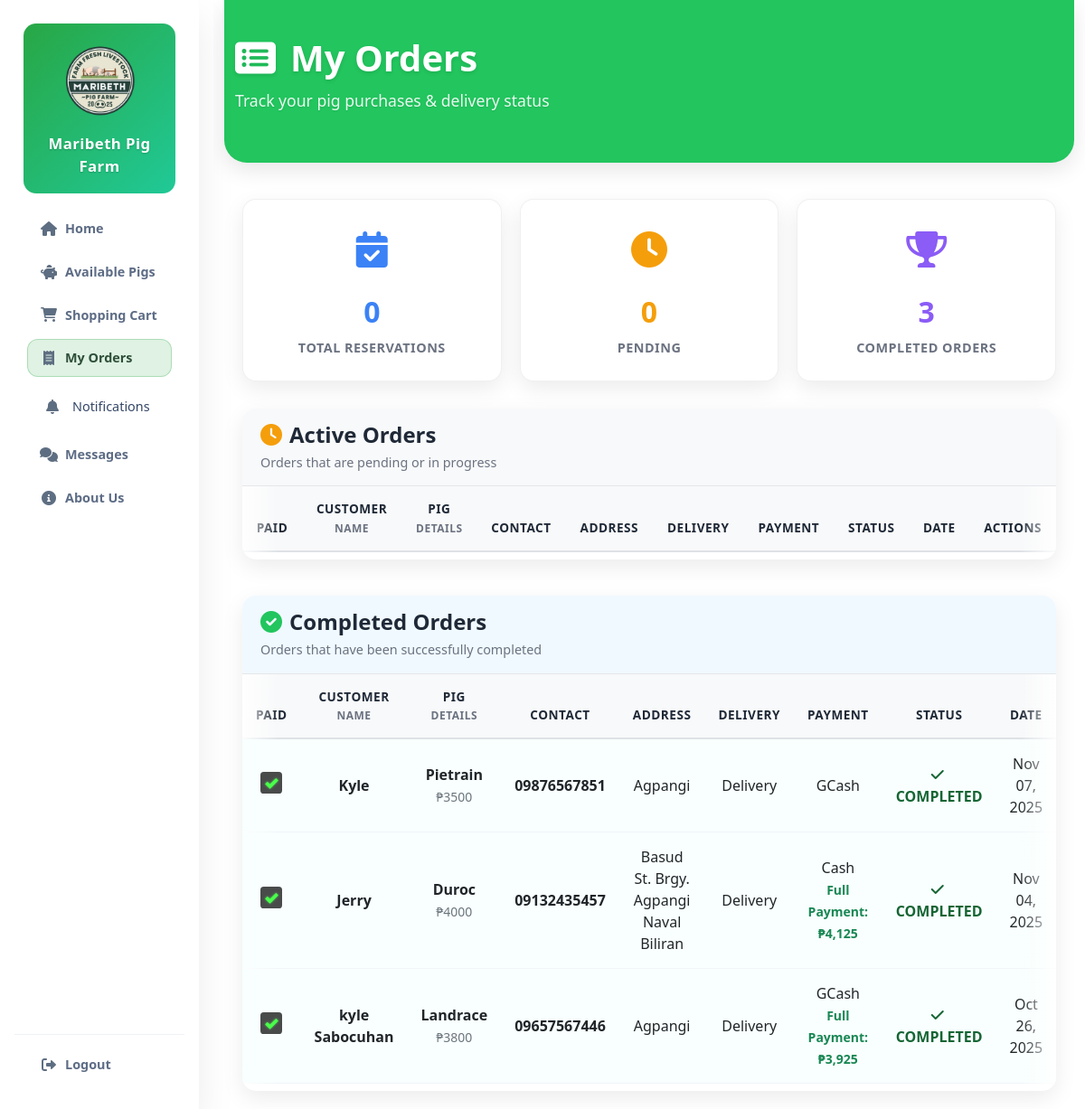
The app's page /my-reservations/ (signed in) with its own data.
### myapp/models.py (models this page shows, shortened)
class Reservation(models.Model):
    DELIVERY_CHOICES = [
        ('home', 'Delivery'),
        ('pickup', 'Pick up at Farm'),
    ]
    PAYMENT_CHOICES = [
        ('cash', 'Cash'),
        ('gcash', 'GCash'),
    ]
    STATUS_CHOICES = [
        ('pending', 'Placed Order'),
        ('accepted', 'Placed Order'),
        ('completed', 'Completed'),
    ]
    user = models.ForeignKey(User, on_delete=models.CASCADE)
    pig = models.ForeignKey(Pig, on_delete=models.CASCADE)
    fullname = models.CharField(max_length=200)
    contact_number = models.CharField(max_length=17)
    address = models.TextField()
    delivery_option = models.CharField(max_length=10, choices=DELIVERY_CHOICES)
    payment_method = models.CharField(max_length=10, choices=PAYMENT_CHOICES)
    down_payment = models.DecimalField(max_digits=10, decimal_places=2, default=0.00, help_text="Required down payment amount")
    proof_of_payment = models.ImageField(upload_to='payment_proofs/', blank=True, null=True)
    pickup_date = models.DateField(help_text="Date when pig will be picked up or delivered", null=True, blank=True)
    pickup_time = models.TimeField(help_text="Time when pig will be picked up or delivered", null=True, blank=True)
    status = models.CharField(max_length=10, choices=STATUS_CHOICES, default='pending')
    is_paid = models.BooleanField(default=False, help_text="Indicates if the customer has paid for this reservation")
    created_at = models.DateTimeField(auto_now_add=True)
    updated_at = models.DateTimeField(auto_now=True)

class Pig(models.Model):
    SEX_CHOICES = [
        ('M', 'Male'),
        ('F', 'Female'),
    ]
    BREED_CHOICES = [
        ('Yorkshire', 'Yorkshire'),
        ('Landrace', 'Landrace'),
        ('Duroc', 'Duroc'),
        ('Hampshire', 'Hampshire'),
        ('Pietrain', 'Pietrain'),
        ('Large White', 'Large White'),
        ('Native', 'Native'),
        ('Crossbreed', 'Crossbreed'),
    ]
    breed = models.CharField(max_length=50, choices=BREED_CHOICES)
    age_months = models.IntegerField(help_text="Age in months")
    weight_kg = models.DecimalField(max_digits=6, decimal_places=2, help_text="Weight in kilograms")
    sex = models.CharField(max_length=1, choices=SEX_CHOICES)
    price = models.DecimalField(max_digits=10, decimal_places=2)
    description = models.TextField(blank=True, help_text="Short description of the pig's characteristics")
    picture = models.ImageField(upload_to='pig_images/', blank=True, null=True)
    is_available = models.BooleanField(default=True)
    created_at = models.DateTimeField(auto_now_add=True)

### myapp/views.py (the view)
# urls.py: path('my-reservations/', views.customer_reservation_list, name='customer_reservation_list'),
@login_required
def customer_reservation_list(request):
    from datetime import date
    reservations = Reservation.objects.filter(user=request.user).order_by('-created_at')
    pending_count = reservations.filter(status='pending').count()
    accepted_count = reservations.filter(status='accepted').count()
    today = date.today()
    for reservation in reservations:
        reservation.can_delete = not (reservation.pickup_date and reservation.pickup_date <= today)
    context = {
        'reservations': reservations,
        'pending_count': pending_count,
        'accepted_count': accepted_count,
    }
    return render(request, 'myapp/customer_reservation_list.html', context)

### templates/myapp/customer_reservation_list.html (shortened to what this page needs)
{% extends 'base.html' %}
{% load humanize %}
{% block content %}
<div class="container-fluid">
    <div class="page-header">
        <div class="container-fluid">
            <h1 class="page-title">
                <i class="fas fa-list-alt me-3"></i>My Orders
            </h1>
            <p class="page-tagline">Track your pig purchases & delivery status</p>
        </div>
    </div>
    {% if reservations %}
    <div class="stats-container">
        <div class="stat-card">
            <div class="stat-icon">
                <i class="fas fa-calendar-check" style="color: #3b82f6;"></i>
            </div>
            <div class="stat-number" style="color: #3b82f6;">{{ accepted_count }}</div>
            <div class="stat-label">Total Reservations</div>
        </div>
        <div class="stat-card">
            <div class="stat-icon">
                <i class="fas fa-clock" style="color: #f59e0b;"></i>
            </div>
            <div class="stat-number" style="color: #f59e0b;">{{ pending_count }}</div>
            <div class="stat-label">Pending</div>
        </div>
        <div class="stat-card">
            <div class="stat-icon">
                <i class="fas fa-trophy" style="color: #8b5cf6;"></i>
            </div>
            <div class="stat-number" style="color: #8b5cf6;" id="completed-count">
            </div>
            <div class="stat-label">Completed Orders</div>
        </div>
    </div>
    {% endif %}
    <div class="reservation-table" style="margin-bottom: 40px;">
        <div style="background: #f8f9fa; padding: 15px 20px; border-bottom: 1px solid #e5e7eb;">
            <h4 style="margin: 0; color: #1f2937; font-weight: 700;">
                <i class="fas fa-clock me-2" style="color: #f59e0b;"></i>Active Orders
            </h4>
            <p style="margin: 5px 0 0 0; color: #6b7280; font-size: 0.9rem;">Orders that are pending or in progress</p>
        </div>
        {% if reservations %}
            {% with active_orders=reservations|dictsort:"status" %}
            {% if active_orders %}
            <div class="table-slide">
                <table class="table table-hover">
                <thead>
                    <tr style="background: #f8f9fa; border-bottom: 2px solid #dee2e6;">
                        <th style="padding: 15px; font-weight: 700; color: #1f2937; text-transform: uppercase; letter-spacing: 0.5px; font-size: 0.85rem; border: none; text-align: center;">PAID</th>
                        <th style="padding: 15px; font-weight: 700; color: #1f2937; text-transform: uppercase; letter-spacing: 0.5px; font-size: 0.85rem; border: none; text-align: center;">CUSTOMER<br><span style="font-size: 0.75rem; color: #6b7280;">NAME</span></th>
                        <th style="padding: 15px; font-weight: 700; color: #1f2937; text-transform: uppercase; letter-spacing: 0.5px; font-size: 0.85rem; border: none; text-align: center;">PIG<br><span style="font-size: 0.75rem; color: #6b7280;">DETAILS</span></th>
                        <th style="padding: 15px; font-weight: 700; color: #1f2937; text-transform: uppercase; letter-spacing: 0.5px; font-size: 0.85rem; border: none; text-align: center;">CONTACT</th>
                        <th style="padding: 15px; font-weight: 700; color: #1f2937; text-transform: uppercase; letter-spacing: 0.5px; font-size: 0.85rem; border: none; text-align: center;">ADDRESS</th>
                        <th style="padding: 15px; font-weight: 700; color: #1f2937; text-transform: uppercase; letter-spacing: 0.5px; font-size: 0.85rem; border: none; text-align: center;">DELIVERY</th>
                        <th style="padding: 15px; font-weight: 700; color: #1f2937; text-transform: uppercase; letter-spacing: 0.5px; font-size: 0.85rem; border: none; text-align: center;">PAYMENT</th>
                        <th style="padding: 15px; font-weight: 700; color: #1f2937; text-transform: uppercase; letter-spacing: 0.5px; font-size: 0.85rem; border: none; text-align: center;">STATUS</th>
                        <th style="padding: 15px; font-weight: 700; color: #1f2937; text-transform: uppercase; letter-spacing: 0.5px; font-size: 0.85rem; border: none; text-align: center;">DATE</th>
                        <th style="padding: 15px; font-weight: 700; color: #1f2937; text-transform: uppercase; letter-spacing: 0.5px; font-size: 0.85rem; border: none; text-align: center;">ACTIONS</th>
                    </tr>
                </thead>
                </table>
            </div>
            {% endif %}
            {% endwith %}
        {% endif %}
    </div>
    {% if reservations %}
    <div class="reservation-table">
        <div style="background: #f0f9ff; padding: 15px 20px; border-bottom: 1px solid #e5e7eb;">
            <h4 style="margin: 0; color: #1f2937; font-weight: 700;">
                <i class="fas fa-check-circle me-2" style="color: #22c55e;"></i>Completed Orders
            </h4>
            <p style="margin: 5px 0 0 0; color: #6b7280; font-size: 0.9rem;">Orders that have been successfully completed</p>
        </div>
        {% with completed_orders=reservations|dictsort:"status" %}
        {% if completed_orders %}
        <div class="table-slide">
            <table class="table table-hover">
            <thead>
                <tr style="background: #f8f9fa; border-bottom: 2px solid #dee2e6;">
                    <th style="padding: 15px; font-weight: 700; color: #1f2937; text-transform: uppercase; letter-spacing: 0.5px; font-size: 0.85rem; border: none; text-align: center;">PAID</th>
                    <th style="padding: 15px; font-weight: 700; color: #1f2937; text-transform: uppercase; letter-spacing: 0.5px; font-size: 0.85rem; border: none; text-align: center;">CUSTOMER<br><span style="font-size: 0.75rem; color: #6b7280;">NAME</span></th>
                    <th style="padding: 15px; font-weight: 700; color: #1f2937; text-transform: uppercase; letter-spacing: 0.5px; font-size: 0.85rem; border: none; text-align: center;">PIG<br><span style="font-size: 0.75rem; color: #6b7280;">DETAILS</span></th>
                    <th style="padding: 15px; font-weight: 700; color: #1f2937; text-transform: uppercase; letter-spacing: 0.5px; font-size: 0.85rem; border: none; text-align: center;">CONTACT</th>
                    <th style="padding: 15px; font-weight: 700; color: #1f2937; text-transform: uppercase; letter-spacing: 0.5px; font-size: 0.85rem; border: none; text-align: center;">ADDRESS</th>
                    <th style="padding: 15px; font-weight: 700; color: #1f2937; text-transform: uppercase; letter-spacing: 0.5px; font-size: 0.85rem; border: none; text-align: center;">DELIVERY</th>
                    <th style="padding: 15px; font-weight: 700; color: #1f2937; text-transform: uppercase; letter-spacing: 0.5px; font-size: 0.85rem; border: none; text-align: center;">PAYMENT</th>
                    <th style="padding: 15px; font-weight: 700; color: #1f2937; text-transform: uppercase; letter-spacing: 0.5px; font-size: 0.85rem; border: none; text-align: center;">STATUS</th>
                    <th style="padding: 15px; font-weight: 700; color: #1f2937; text-transform: uppercase; letter-spacing: 0.5px; font-size: 0.85rem; border: none; text-align: center;">DATE</th>
                </tr>
            </thead>
            <tbody>
                {% for reservation in completed_orders %}
                {% if reservation.status == 'completed' %}
                <tr style="background: #f8fffe; opacity: 0.8;">
                    <td style="text-align: center;">
                        <input type="checkbox"
                               class="payment-status-checkbox"
                               data-reservation-id="{{ reservation.id }}"
                               checked
                               disabled
                               style="cursor: not-allowed; accent-color: #22c55e;">
                    </td>
                    <td style="text-align: center;">
                        <strong>{{ reservation.fullname }}</strong>
                    </td>
                    <td style="text-align: center;">
                        <div>
                            <strong>{{ reservation.pig.breed }}</strong>
                            <br><small class="text-muted">₱{{ reservation.pig.price|floatformat:0 }}</small>
                        </div>
                    </td>
                    <td style="text-align: center;">
                        <strong>{{ reservation.contact_number }}</strong>
                    </td>
                    <td style="text-align: center;">
                        {{ reservation.address|truncatechars:40 }}
                    </td>
                    <td style="text-align: center;">
                        {{ reservation.get_delivery_option_display }}
                    </td>
                    <td style="text-align: center;">
                        <div>
                            {{ reservation.get_payment_method_display }}
                            {% if reservation.down_payment > 0 %}
                                <br><small class="text-success fw-bold">
                                    {% if reservation.down_payment >= reservation.pig.price %}
                                        Full Payment: ₱{{ reservation.down_payment|floatformat:0|intcomma }}
                                    {% else %}
                                        Down Payment: ₱{{ reservation.down_payment|floatformat:0|intcomma }}
                                    {% endif %}
                                </small>
                            {% endif %}
                        </div>
                    </td>
                    <td style="text-align: center; color: #166534; font-weight: 600;">
                        <i class="fas fa-check me-1"></i>COMPLETED
                    </td>
                    <td style="text-align: center;">{{ reservation.created_at|date:"M d, Y" }}</td>
                </tr>
                {% endif %}
                {% endfor %}
            </tbody>
            </table>
        </div>
        {% endif %}
        {% endwith %}
    </div>
    {% endif %}
</div>
{% endblock %}

### records on screen
Reservation: fullname "Kyle", pig.breed "Pietrain", pig.price "3500", contact_number "09876567851", address "Agpangi", delivery_option "Delivery", payment_method "GCash", created_at "Nov 07, 2025"
Reservation: fullname "Jerry", pig.breed "Duroc", pig.price "4000", contact_number "09132435457", address "Basud St. Brgy. Agpangi Naval Biliran", delivery_option "Delivery", payment_method "Cash", down_payment "4,125", created_at "Nov 04, 2025"
Reservation: fullname "kyle Sabocuhan", pig.breed "Landrace", pig.price "3800", contact_number "09657567446", address "Agpangi", delivery_option "Delivery", payment_method "GCash", down_payment "3,925", created_at "Oct 26, 2025"

### other values on screen
{{ accepted_count }} "0"
{{ pending_count }} "0"
